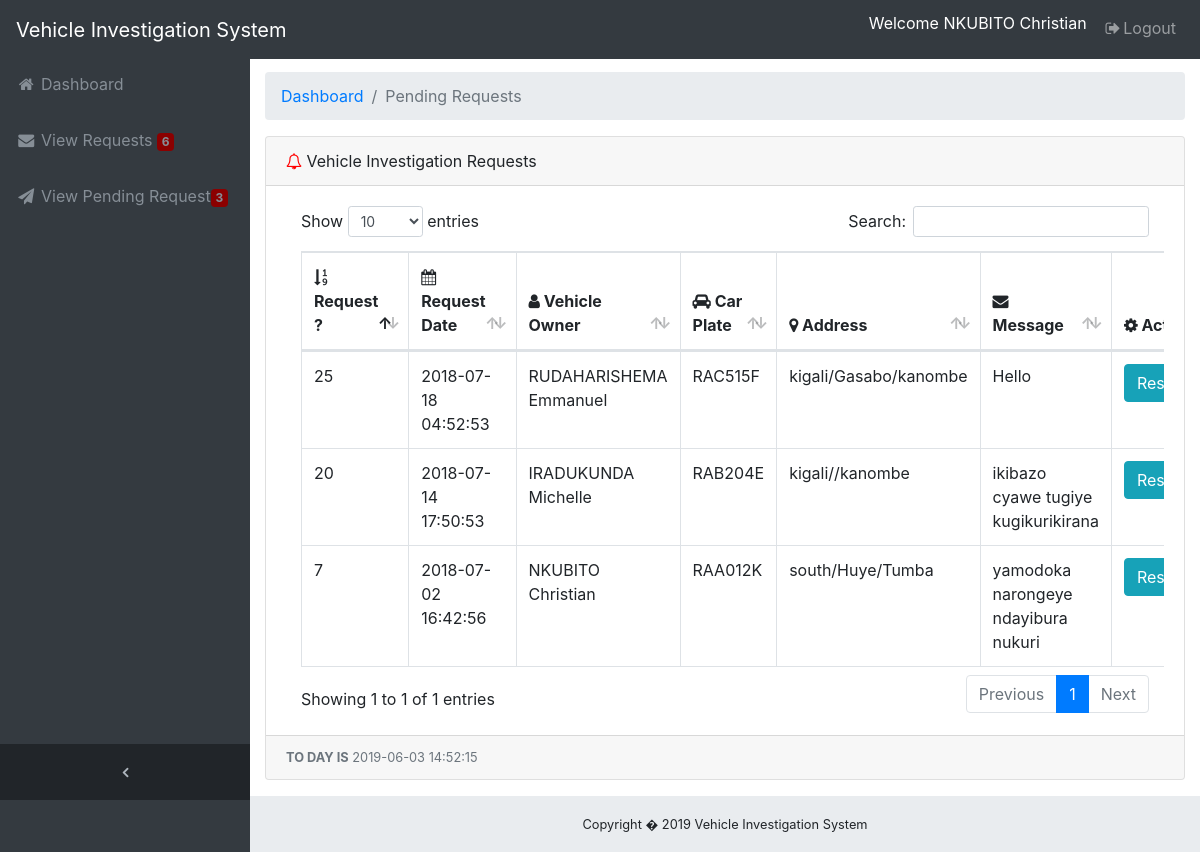
The page /traffic/responded.php (signed in) on the database its author committed.
### tables this page shows
CREATE TABLE IF NOT EXISTS `tbl_users` (
`userID` int(11) NOT NULL,
  `userName` varchar(100) NOT NULL,
  `userEmail` varchar(100) NOT NULL,
  `userPass` varchar(100) NOT NULL,
  `userStatus` enum('Y','N') NOT NULL,
  `province` varchar(15) NOT NULL DEFAULT 'a'
);

CREATE TABLE IF NOT EXISTS `requests` (
`id` int(11) NOT NULL,
  `plaque` varchar(15) NOT NULL,
  `customer_name` varchar(200) NOT NULL,
  `tel` varchar(20) NOT NULL,
  `province` varchar(20) NOT NULL,
  `district` varchar(30) NOT NULL,
  `sector` varchar(20) NOT NULL,
  `vim` varchar(30) NOT NULL,
  `category` varchar(50) NOT NULL,
  `model` varchar(25) NOT NULL,
  `mnumber` varchar(25) NOT NULL,
  `fnumber` varchar(40) NOT NULL,
  `myear` varchar(35) NOT NULL,
  `byear` varchar(23) NOT NULL,
  `msg` varchar(500) NOT NULL,
  `rdate` datetime NOT NULL,
  `status` varchar(30) NOT NULL DEFAULT 'Not Responded',
  `seen_status` int(11) NOT NULL
);

### traffic/class.user.php (called while the page is built, shortened)
<?php
class USER
{
	private $conn;
	public function __construct()
	{
		$database = new Database();
		$db = $database->dbConnection();
		$this->conn = $db;
    }
	public function runQuery($sql)
	{
		$stmt = $this->conn->prepare($sql);
		return $stmt;
	}
}

### traffic/responded.php (the view, shortened to what this page needs)
<?php
require_once 'class.user.php';
$user_home = new USER();
$stmt = $user_home->runQuery("SELECT * FROM tbl_users WHERE userID=:uid");
$stmt->execute(array(":uid"=>$_SESSION['userSession']));
$row = $stmt->fetch(PDO::FETCH_ASSOC);
?>
<!DOCTYPE html>
<html lang="en">
<head>
  <link href="vendor/bootstrap/css/bootstrap.min.css" rel="stylesheet">
  <link href="vendor/font-awesome/css/font-awesome.min.css" rel="stylesheet" type="text/css">
  <link href="vendor/datatables/dataTables.bootstrap4.css" rel="stylesheet">
  <link href="css/sb-admin.css" rel="stylesheet">
</head>
<body class="fixed-nav sticky-footer bg-dark" id="page-top">
  <nav class="navbar navbar-expand-lg navbar-dark bg-dark fixed-top" id="mainNav">
    <a class="navbar-brand" href="index.php">Vehicle Investigation System</a>
    <div class="collapse navbar-collapse" id="navbarResponsive">
      <ul class="navbar-nav navbar-sidenav" id="exampleAccordion">
        <li class="nav-item" data-toggle="tooltip" data-placement="right" title="Dashboard">
          <a class="nav-link" href="dashboard.php">
            <i class="fa fa-fw fa-home"></i>
            <span class="nav-link-text">Dashboard</span>
          </a>
        </li>
   <?php
   include 'dbcon.php';
   $sql = $conn ->prepare("SELECT COUNT(seen_status) as mm FROM  requests WHERE seen_status=1");
                                          $sql -> execute();
                                          $count = $sql->fetchAll();
                                          foreach ($count as $field);
                                          ?>
        <li class="nav-item" data-toggle="tooltip" data-placement="right" title="Requests">
          <a class="nav-link" href="requests.php">
            <i class="fa fa-fw fa-envelope"></i>
            <span class="nav-link-text">View Requests <span class="badge" style="background-color: darkred;"><?php echo $field['mm'];?></span>
          </a>
        </li>
   <?php
   include 'dbcon.php';
   $sql = $conn ->prepare("SELECT COUNT(seen_status) as m FROM  requests WHERE seen_status=2");
                                          $sql -> execute();
                                          $count = $sql->fetchAll();
                                          foreach ($count as $field);
                                          ?>
        <li class="nav-item" data-toggle="tooltip" data-placement="right" title="Send Response">
          <a class="nav-link" href="responded.php">
            <i class="fa fa-fw fa-send"></i>
            <span class="nav-link-text">View Pending Request<span class="badge" style="background-color: darkred;"><?php echo $field['m'];?></span>
          </a>
        </li>
      </ul>
      <ul class="navbar-nav sidenav-toggler">
        <li class="nav-item">
          <a class="nav-link text-center" id="sidenavToggler">
            <i class="fa fa-fw fa-angle-left"></i>
          </a>
        </li>
      </ul>
      <ul class="navbar-nav ml-auto">
        <li class="nav-item">
          <form class="form-inline my-2 my-lg-0 mr-lg-2">
            <p style="color:white;margin-top: 3px;">Welcome <?php echo $row['userName']; ?></P>
          </form>
        </li>
        <li class="nav-item">
          <a class="nav-link" href="logout.php"> <i class="fa fa-fw fa-sign-out"></i>Logout</a>
        </li>
      </ul>
    </div>
  </nav>
  <div class="content-wrapper">
    <div class="container-fluid">
      <ol class="breadcrumb">
        <li class="breadcrumb-item">
          <a href="dashboard.php">Dashboard</a>
        </li>
			<li class="breadcrumb-item active">Pending Requests</li>
      </ol>
      <div class="card mb-3">
        <div class="card-header">
          <i class="fa fa-bell-o" style="color: red"></i> Vehicle Investigation Requests</div>
        <div class="card-body">
          <div class="table-responsive">
            <table class="table table-bordered" id="dataTable" width="100%" cellspacing="0">
              <thead>
                <tr>
                  <th><i class="fa fa-sort-numeric-asc"></i> Request ? </th>
                  <th><i class="fa fa-calendar"> </i> Request Date</th>
                  <th><i class="fa fa-user"> </i> Vehicle Owner</th>
                  <th><i class="fa fa-car"> </i> Car Plate</th>
                  <th><i class="fa fa-map-marker"></i>  Address</th>
                  <th><i class="fa fa-envelope"></i>  Message</th>
                  <th><i class="fa fa-gear"> </i> Action</th>
                </tr>
              </thead>
            <?php
			include 'dbcon.php';
                                $result = $conn->prepare("SELECT * FROM requests WHERE status='Notify' ORDER BY id desc");
                                $result->execute(array("Notify"));
                                for($i=0; $row = $result->fetch(); $i++){
                                $id=$row['id'];
                            ?>  <tbody>
                <tr>
                  <td><?php echo $row ['id']; ?></td>
                  <td><?php echo $row ['rdate']; ?></td>
                  <td><?php echo $row ['customer_name']; ?></td>
                  <td><?php echo $row ['plaque']; ?></td>
                  <td><?php echo $row ['province']; ?>/<?php echo $row ['district']; ?>/<?php echo $row ['sector'];
                  ?> </td>
                  <td><?php echo $row ['msg']; ?></td>
                    <td>
                       <div class="btn-group">
                                      <a class="btn btn-info" href="notify.php<?php echo '?id='.$id; ?>">Respond <i class="fa fa-envelope"></i></a>
                                  </div>
                  </td>
                </tr>
                 <?php } ?>
              </tbody>
            </table>
          </div>
        </div>
        <div class="card-footer small text-muted">
<?php
    $dt = new DateTime();
    echo"<B>TO DAY IS</B>"." ". $dt->format('Y-m-d H:i:s');
?></div>
      </div>
    </div>
    <footer class="sticky-footer">
      <div class="container">
        <div class="text-center">
          <small>Copyright � <?php echo date('Y'); ?> Vehicle Investigation System</small>
        </div>
      </div>
    </footer>
  </div>
</body>
</html>

### traffic/css/sb-admin.css (style rules this page uses)
html { position: relative; min-height: 100%; }
body { overflow-x: hidden; }
body.sticky-footer { margin-bottom: 56px; }
body.sticky-footer .content-wrapper { min-height: calc(100vh - 56px - 56px); }
body.fixed-nav { padding-top: 56px; }
.content-wrapper { min-height: calc(100vh - 56px); padding-top: 1rem; }
#mainNav .navbar-collapse { overflow: auto; max-height: 75vh; }
#mainNav .navbar-collapse .navbar-nav .nav-item .nav-link { cursor: pointer; }
#mainNav .navbar-collapse .sidenav-toggler { display: none; }
@media (min-width: 992px) { #mainNav .navbar-brand { width: 250px; } }
@media (min-width: 992px) { #mainNav .navbar-collapse { overflow: visible; max-height: none; } }
@media (min-width: 992px) { #mainNav .navbar-collapse .navbar-sidenav { position: absolute; top: 0; left: 0; -webkit-flex-direction: column; -ms-flex-direction: column; flex-direction: column; margin-top: 56px; } }
@media (min-width: 992px) { #mainNav .navbar-collapse .navbar-sidenav > .nav-item { width: 250px; padding: 0; } }
@media (min-width: 992px) { #mainNav .navbar-collapse .navbar-sidenav > .nav-item > .nav-link { padding: 1em; } }
#mainNav.fixed-top .sidenav-toggler { display: none; }
@media (min-width: 992px) { #mainNav.fixed-top .navbar-sidenav { height: calc(100vh - 112px); } }
@media (min-width: 992px) { #mainNav.fixed-top .sidenav-toggler { position: absolute; top: 0; left: 0; display: flex; -webkit-flex-direction: column; -ms-flex-direction: column; flex-direction: column; margin-top: calc(100vh - 56px); } }
@media (min-width: 992px) { #mainNav.fixed-top .sidenav-toggler > .nav-item { width: 250px; padding: 0; } }
@media (min-width: 992px) { #mainNav.fixed-top .sidenav-toggler > .nav-item > .nav-link { padding: 1em; } }
#mainNav.fixed-top.navbar-dark .sidenav-toggler { background-color: #212529; }
#mainNav.fixed-top.navbar-dark .sidenav-toggler a i { color: #adb5bd; }
.content-wrapper { overflow-x: hidden; background: white; }
@media (min-width: 992px) { .content-wrapper { margin-left: 250px; } }
#sidenavToggler i { font-weight: 800; }
#mainNav.navbar-dark .navbar-collapse .navbar-sidenav > .nav-item > .nav-link { color: #868e96; }
@media (min-width: 992px) { #mainNav.navbar-dark .navbar-collapse .navbar-sidenav { background: #343a40; } }
footer.sticky-footer { position: absolute; right: 0; bottom: 0; width: 100%; height: 56px; background-color: #e9ecef; line-height: 55px; }
@media (min-width: 992px) { footer.sticky-footer { width: calc(100% - 250px); } }

### rows shown on the page
tbl_users: userName "NKUBITO Christian"
requests: id "25", rdate "2018-07-18 04:52:53", customer_name "RUDAHARISHEMA Emmanuel", plaque "RAC515F", province "kigali", district "Gasabo", sector "kanombe", msg "Hello"
requests: id "20", rdate "2018-07-14 17:50:53", customer_name "IRADUKUNDA Michelle", plaque "RAB204E", province "kigali", sector "kanombe", msg "ikibazo cyawe tugiye kugikurikirana"
requests: id "7", rdate "2018-07-02 16:42:56", customer_name "NKUBITO Christian", plaque "RAA012K", province "south", district "Huye", sector "Tumba", msg "yamodoka narongeye ndayibura nukuri"

### other values the page prints
$field['mm'] "6"
$field['m'] "3"
